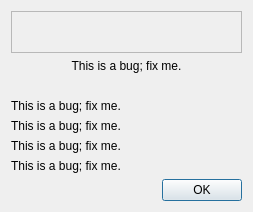
<?xml version="1.0" encoding="UTF-8"?>
<ui version="4.0">
 <class>AboutDialog</class>
 <widget class="QDialog" name="AboutDialog">
  <property name="windowModality">
   <enum>Qt::ApplicationModal</enum>
  </property>
  <property name="geometry">
   <rect>
    <x>0</x>
    <y>0</y>
    <width>253</width>
    <height>212</height>
   </rect>
  </property>
  <property name="minimumSize">
   <size>
    <width>0</width>
    <height>0</height>
   </size>
  </property>
  <property name="windowTitle">
   <string>About</string>
  </property>
  <property name="modal">
   <bool>false</bool>
  </property>
  <layout class="QVBoxLayout" name="verticalLayout">
   <item>
    <widget class="QLabel" name="aboutImage">
     <property name="frameShape">
      <enum>QFrame::StyledPanel</enum>
     </property>
     <property name="text">
      <string/>
     </property>
    </widget>
   </item>
   <item>
    <layout class="QGridLayout" name="gridLayout">
     <property name="margin">
      <number>0</number>
     </property>
     <item row="0" column="0">
      <widget class="QLabel" name="CEEDDescription">
       <property name="text">
        <string>This is a bug; fix me.</string>
       </property>
       <property name="alignment">
        <set>Qt::AlignCenter</set>
       </property>
       <property name="textInteractionFlags">
        <set>Qt::NoTextInteraction</set>
       </property>
      </widget>
     </item>
     <item row="2" column="0">
      <widget class="QLabel" name="CEEDVersion">
       <property name="text">
        <string>This is a bug; fix me.</string>
       </property>
       <property name="textInteractionFlags">
        <set>Qt::NoTextInteraction</set>
       </property>
      </widget>
     </item>
     <item row="3" column="0">
      <widget class="QLabel" name="PySideVersion">
       <property name="text">
        <string>This is a bug; fix me.</string>
       </property>
       <property name="textInteractionFlags">
        <set>Qt::NoTextInteraction</set>
       </property>
      </widget>
     </item>
     <item row="4" column="0">
      <widget class="QLabel" name="QtVersion">
       <property name="text">
        <string>This is a bug; fix me.</string>
       </property>
       <property name="textInteractionFlags">
        <set>Qt::NoTextInteraction</set>
       </property>
      </widget>
     </item>
     <item row="5" column="0">
      <widget class="QLabel" name="PyCEGUIVersion">
       <property name="text">
        <string>This is a bug; fix me.</string>
       </property>
       <property name="textInteractionFlags">
        <set>Qt::NoTextInteraction</set>
       </property>
      </widget>
     </item>
     <item row="1" column="0">
      <spacer name="horizontalSpacer">
       <property name="orientation">
        <enum>Qt::Horizontal</enum>
       </property>
       <property name="sizeHint" stdset="0">
        <size>
         <width>40</width>
         <height>20</height>
        </size>
       </property>
      </spacer>
     </item>
    </layout>
   </item>
   <item>
    <widget class="QDialogButtonBox" name="buttonBox">
     <property name="orientation">
      <enum>Qt::Horizontal</enum>
     </property>
     <property name="standardButtons">
      <set>QDialogButtonBox::Ok</set>
     </property>
    </widget>
   </item>
  </layout>
 </widget>
 <resources/>
 <connections>
  <connection>
   <sender>buttonBox</sender>
   <signal>accepted()</signal>
   <receiver>AboutDialog</receiver>
   <slot>accept()</slot>
   <hints>
    <hint type="sourcelabel">
     <x>248</x>
     <y>254</y>
    </hint>
    <hint type="destinationlabel">
     <x>157</x>
     <y>274</y>
    </hint>
   </hints>
  </connection>
  <connection>
   <sender>buttonBox</sender>
   <signal>rejected()</signal>
   <receiver>AboutDialog</receiver>
   <slot>reject()</slot>
   <hints>
    <hint type="sourcelabel">
     <x>316</x>
     <y>260</y>
    </hint>
    <hint type="destinationlabel">
     <x>286</x>
     <y>274</y>
    </hint>
   </hints>
  </connection>
 </connections>
</ui>
